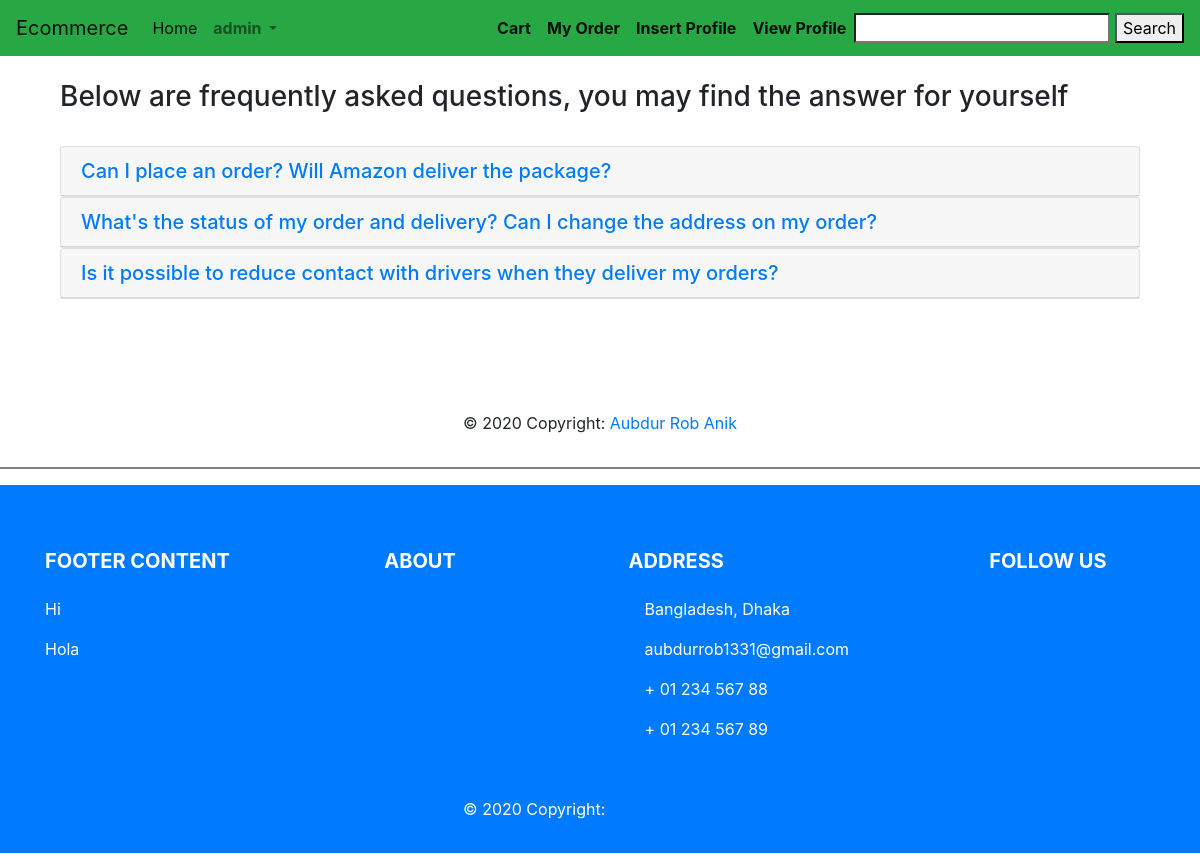
Page /faq/ (signed in) on the committed database.
### Productmanagement/models.py (models this page shows, shortened)
class FAQ(models.Model):
    STATUS = (
        ("True", "True"),
        ("False", "False"),
    )
    ordernumber = models.IntegerField()
    question = models.CharField(max_length=300)
    answer = models.TextField()
    status = models.CharField(choices=STATUS, max_length=100, default=False)
    created_at = models.DateTimeField(auto_now_add=True)
    updated_at = models.DateTimeField(auto_now=True)

### Productmanagement/views.py (the view)
# urls.py: path('faq/', product_views.Faq_details, name='faq'),
def Faq_details(request):
    faq = FAQ.objects.filter(status=True).order_by('created_at')
    context = {
        'faq' : faq,
    }
    return render(request, 'ProductManagement/faq.html', context)

### templates/ProductManagement/faq.html (shortened to what this page needs)
{% extends 'base.html' %}
{% block change %}
<br>
    <div class="frequently-area pt-60 pb-50">
        <div class="container">
            <div class="row">
                <div class="col-md-12">
                    <div class="frequently-content">
                            <div class="frequently-desc">
                                    <h3>Below are frequently asked questions, you may find the answer for yourself</h3>
                            </div>
                    </div>
        <br>
        <div class="frequently-accordion">
            <div id="accordion">
                {% for p in faq  %}
                    <div class="card">
                        <div class="card-header" id="heading{{p.ordernumber}}">
                            <h5 class="mb-0">
                                <a class="collapsed" data-toggle="collapse" data-target="#collapse{{p.ordernumber}}" aria-expanded="false" aria-controls="collapse{{p.ordernumber}}">
                                    {{p.question}}
                                </a>
                            </h5>
                        </div>
                    </div>
                {% endfor %}
            </div>
        </div>
    </div>
</div>
</div>
</div>
<br>
{% endblock change %}

### templates/navber.html (shortened to what this page needs)
{% load static %}
<nav class="navbar navbar-expand-lg navbar-light bg-success">
  <a class="navbar-brand" href="{% url 'products_list' %}">Ecommerce</a>
  <div class="collapse navbar-collapse" id="navbarSupportedContent">
    <ul class="navbar-nav mr-auto">
      <li class="nav-item active">
        <a class="nav-link" href="{% url 'products_list' %}"> Home <span class="sr-only">(current)</span></a>
      </li>
      <li class="nav-item dropdown">
        {% if user.is_authenticated %}
        <a class="nav-link dropdown-toggle" href="#" id="navbarDropdown" role="button" data-toggle="dropdown" aria-haspopup="true" aria-expanded="false">
          <b> {{user.username}} </b>
        </a>
        {% endif %}
      </li>
    </ul>
     {% if user.is_authenticated %}
      <ul class="navbar-nav justify-content-end">
          <li class="nav-item active">
            <a class="nav-link" href="{% url 'cart' %}"> <b> Cart </b> <span class="sr-only">(current)</span></a>
          </li>
          <li class="nav-item active">
            <a class="nav-link" href="{% url 'my-orders' %}"> <b> My Order </b> <span class="sr-only">(current)</span></a>
          </li>
          <li class="nav-item active">
            <a class="nav-link" href="{% url 'createprofile' %}"> <b> Insert Profile </b> <span class="sr-only">(current)</span></a>
          </li>
          <li class="nav-item active">
            <a class="nav-link" href="{% url 'viewprofile' %}"> <b> View Profile </b> <span class="sr-only">(current)</span></a>
          </li>
      </ul>
    {% endif %}
    <form method="POST" action="{% url 'products_list' %}">
    <input  type="search" name="search">
    <button  type="submit">Search</button>
    </form>
  </div>
</nav>

### rows in the picture
FAQ: question "Can I place an order? Will Amazon deliver the package?"
FAQ: question "What's the status of my order and delivery? Can I change the address on my order?"
FAQ: question "Is it possible to reduce contact with drivers when they deliver my orders?"

### other values in the picture
{{ user.username }} "admin"
